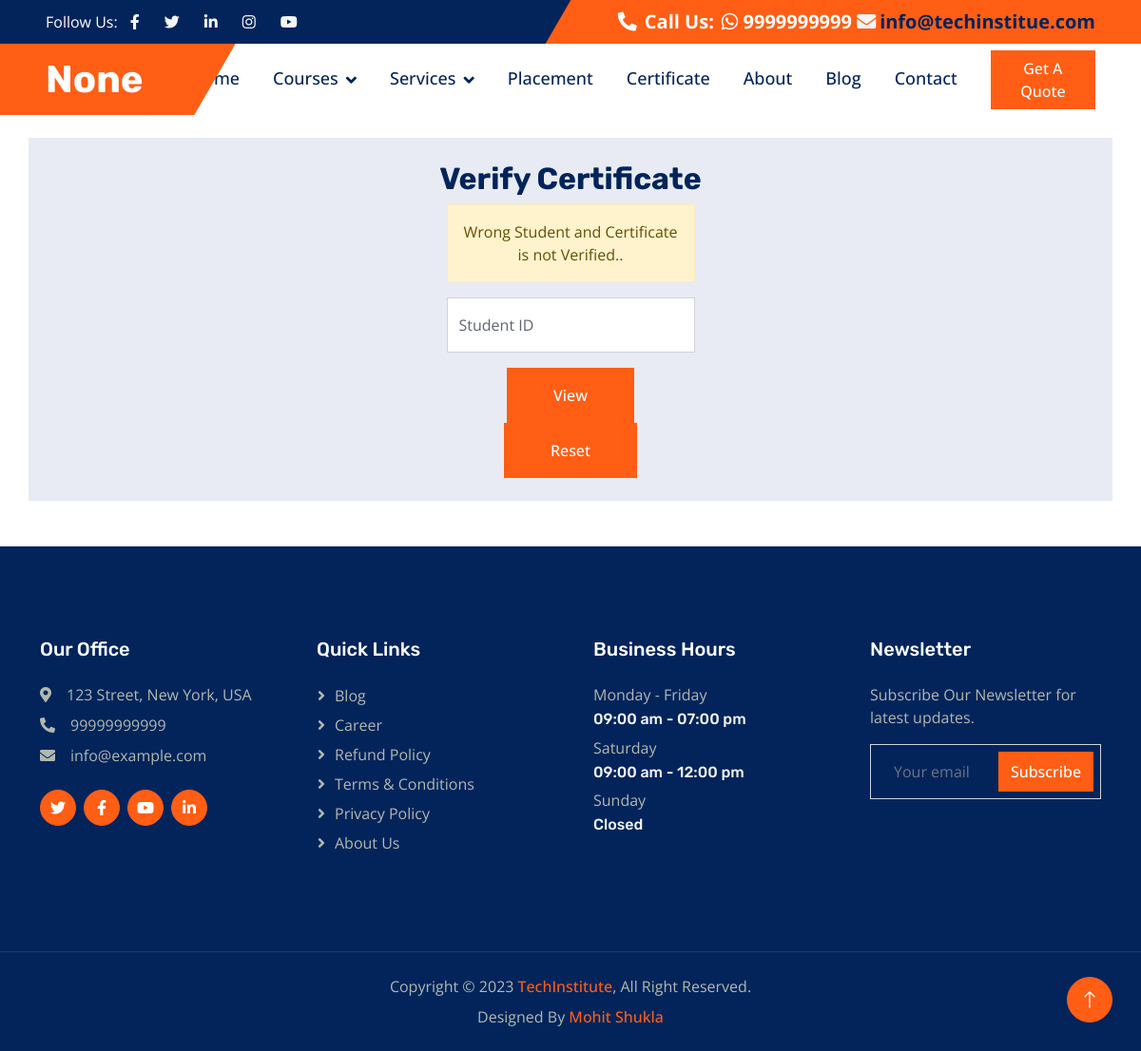
Screenshot of /studentexists/ with the database file from the repository.
### mainheader/models.py (models this page shows)
class mainHeader(models.Model):
    header_title = models.CharField(max_length=50)
    header_social_url_twt = models.URLField(max_length=200)
    header_socila_url_link = models.URLField(max_length=200)
    header_social_url_fb = models.URLField(max_length=200)
    header_social_url_insta = models.URLField(max_length=200)
    header_social_url_yt = models.URLField(max_length=200)
    header_contact = models.CharField(max_length=12)
    header_email = models.EmailField(max_length=254)

### footercontact/models.py (models this page shows)
class footerContact(models.Model):
    address=models.CharField( max_length=50)
    contact=models.CharField(max_length=12)
    email=models.EmailField(max_length=254)

### businesshours/models.py (models this page shows)
class BusinessHours(models.Model):
    opendays = models.CharField(max_length=50)
    specificdayopen = models.CharField(max_length=50)
    closeday = models.CharField(max_length=50)

### techblog/views.py (the view)
# urls.py: path('studentexists/',views.StudentExists,name='studentexists'),
def StudentExists(request):
    mainheader = mainHeader.objects.all()
    headermenu = headerMenu.objects.all()
    footercontact=footerContact.objects.all()
    quicklinks = quickLinks.objects.all()
    businesshours = BusinessHours.objects.all()
    id = request.POST.get('stuid')
    if StudentJoined.objects.filter(id=id).exists():
        messages.success(request,"This Student Certificate is Verified..")
    else:
        messages.warning(request,"Wrong Student and Certificate is not Verified..")
    data={
        'mainheader':mainheader,
        'headermenu':headermenu,
        'footercontact':footercontact,
        'quicklinks':quicklinks,
        'businesshours':businesshours
    }
    return render(request,"verify-certificate.html",data)

### templates/verify-certificate.html (shortened to what this page needs)
{% extends "base.html" %}
{% block content %}
    <div class="container my-4 bgnone">
            <div class="row text-center py-4 responsive">
                <h2>Verify Certificate</h2>
                <div class="col-md-3  mx-auto">
                    {% if messages %}
                        {% for message in messages %}
                        <div class="alert alert-{{ message.level_tag }} {{ message.extra_tags|default_if_none:'' }}">
                        {% if 'safe' in message.tags %}
                        {{ message|safe }}
                        {% else %}
                        {{ message }}
                        {% endif %}
                        </div>
                        {% endfor %}
                        {% endif %}
                <form method="post" action="/studentexists/" autocomplete="off">
                    <div class="row g-3">
                        <div class="col-md-12">
                            <div class="form-floating">
                                <input type="text" class="form-control" name="stuid" id="stuid" placeholder="Enter Student Id to Verify Certificate" required>
                                <label for="name">Student ID</label>
                            </div>
                        </div>
                        <div class="col-12">
                            <button class="btn btn-primary py-3 px-5" type="submit">View</button>
                            <button class="btn btn-primary py-3 px-5" type="submit" value="reset">Reset</button>
                        </div>
                    </div>
                </form>
                </div>
            </div>
    </div>
{% endblock %}

### templates/header.html (shortened to what this page needs)
{% load static %}
<!DOCTYPE html>
<html lang="en">
<head>
        <link href="https://cdn.jsdelivr.net/npm/bootstrap@5.0.2/dist/css/bootstrap.min.css" rel="stylesheet">
    <link href="https://cdnjs.cloudflare.com/ajax/libs/font-awesome/5.10.0/css/all.min.css" rel="stylesheet">
    <link href="https://cdn.jsdelivr.net/npm/bootstrap-icons@1.4.1/font/bootstrap-icons.css" rel="stylesheet">
    <link href="{% static 'lib/animate/animate.min.css' %}" rel="stylesheet">
    <link href="{% static 'lib/owlcarousel/assets/owl.carousel.min.css' %}" rel="stylesheet">
    <link href="{% static 'css/bootstrap.min.css' %}" rel="stylesheet">
    <link href="{% static 'css/main.css' %}" rel="stylesheet">
    <link href="{% static 'css/style.css' %}" rel="stylesheet">
</head>
<body>
    <div class="container-fluid bg-dark px-0">
        <div class="row g-0 d-none d-lg-flex">
            {% for item in mainheader %}
            <div class="col-lg-6 ps-5 text-start">
                <div class="h-100 d-inline-flex align-items-center text-white">
                    <span>Follow Us:</span>
                    <a class="btn btn-link text-light" target="_blank" href="{{item.header_social_url_fb}}"><i class="fab fa-facebook-f"></i></a>
                    <a class="btn btn-link text-light" target="_blank" href="{{item.header_social_url_twt}}"><i class="fab fa-twitter"></i></a>
                    <a class="btn btn-link text-light" target="_blank" href="{{item.header_socila_url_link}}"><i class="fab fa-linkedin-in"></i></a>
                    <a class="btn btn-link text-light" target="_blank" href="{{item.header_social_url_insta}}"><i class="fab fa-instagram"></i></a>
                    <a class="btn btn-link text-light" target="_blank" href="{{item.header_social_url_yt}}"><i class="fab fa-youtube"></i></a>
                </div>
            </div>
            <div class="col-lg-6 text-end">
                <div class="h-100 topbar-right d-inline-flex align-items-center text-white py-2 px-5">
                    <span class="fs-5 fw-bold me-2"><i class="fa fa-phone-alt me-2"></i>Call Us:</span>
                    <span class="fs-5 fw-bold"><i class="fab fa-whatsapp"></i> {{item.header_contact}} </span>
                    <a href="mailto:{{item.header_email}}" class="text-dark"><span class="fs-5 fw-bold">&nbsp;<i class="fa fa-envelope me-1 text-light"></i>{{item.header_email}}</span>
                </div>
            </div>
        </div>
        {%endfor%}
    </div>
    <nav class="navbar navbar-expand-lg bg-white navbar-light sticky-top py-0 pe-5">
        <a href="{% url 'home' %}" class="navbar-brand ps-5 me-0">
            {% for item in mainheader %}
            <h1 class="text-white m-0">{{item.header_title}}</h1>
            {%endfor%}
        </a>
        <div class="collapse navbar-collapse" id="navbarCollapse">
            <div class="navbar-nav ms-auto p-4 p-lg-0">
                <a href="{% url 'home' %} " class="nav-item nav-link">Home</a>
                <div class="nav-item dropdown">
                    <a href="#" class="nav-link dropdown-toggle" data-bs-toggle="dropdown">Courses</a>
                </div>
               <div class="nav-item dropdown">
                    <a href="!#" class="nav-link dropdown-toggle" data-bs-toggle="dropdown">Services</a>
                </div>
                <a href="{% url 'placement' %}" class="nav-item nav-link">Placement</a>
                <a href="{% url 'certificate' %}" class="nav-item nav-link">Certificate</a>
                <a href="{% url 'about' %}" class="nav-item nav-link">About</a>
                <a href="{% url 'blog' %}" class="nav-item nav-link">Blog</a>
                <a href="{% url 'contact' %}" class="nav-item nav-link">Contact</a>
            </div>
            <a href="" class="btn btn-primary px-3 d-none d-lg-block">Get A Quote</a>
        </div>
    </nav>

### templates/footer.html (shortened to what this page needs)
{% load static %}
    <div class="container-fluid bg-dark footer mt-5 py-5 wow fadeIn" data-wow-delay="0.1s">
        <div class="container py-5">
            <div class="row g-5">
                {% for contact in footercontact %}
                <div class="col-lg-3 col-md-6">
                    <h5 class="text-white mb-4">Our Office</h5>
                    <p class="mb-2"><i class="fa fa-map-marker-alt me-3"></i>{{contact.address}}</p>
                    <p class="mb-2"><i class="fa fa-phone-alt me-3"></i>{{contact.contact}}</p>
                    <p class="mb-2"><i class="fa fa-envelope me-3"></i>{{contact.email}}</p>
                    <div class="d-flex pt-3">
                        <a class="btn btn-square btn-primary rounded-circle me-2" href=""><i
                                class="fab fa-twitter"></i></a>
                        <a class="btn btn-square btn-primary rounded-circle me-2" href=""><i
                                class="fab fa-facebook-f"></i></a>
                        <a class="btn btn-square btn-primary rounded-circle me-2" href=""><i
                                class="fab fa-youtube"></i></a>
                        <a class="btn btn-square btn-primary rounded-circle me-2" href=""><i
                                class="fab fa-linkedin-in"></i></a>
                    </div>
                </div>
                {%endfor%}
                <div class="col-lg-3 col-md-6">
                    <h5 class="text-white mb-4">Quick Links</h5>
                    <a class="btn btn-link" href="{% url 'blog' %}">Blog</a>
                    <a class="btn btn-link" href="{% url 'career' %}">Career</a>
                    <a class="btn btn-link" href="{% url 'refundpolicy' %}">Refund Policy</a>
                    <a class="btn btn-link" href="{% url 'termscondition' %}">Terms & Conditions</a>
                    <a class="btn btn-link" href="{% url 'privacypolicy' %}">Privacy Policy</a>
                    <a class="btn btn-link" href="{% url 'about' %}">About Us</a>
                </div>
               {% for hours in businesshours %}
                <div class="col-lg-3 col-md-6">
                    <h5 class="text-white mb-4">Business Hours</h5>
                    <p class="mb-1">Monday - Friday</p>
                    <h6 class="text-light">{{hours.opendays}}</h6>
                    <p class="mb-1">Saturday</p>
                    <h6 class="text-light">{{hours.specificdayopen}}</h6>
                    <p class="mb-1">Sunday</p>
                    <h6 class="text-light">{{hours.closeday}}</h6>
                </div>
                {% endfor %}
                <div class="col-lg-3 col-md-6">
                    <h5 class="text-white mb-4">Newsletter</h5>
                    <p>Subscribe Our Newsletter for latest updates.</p>
                    <div class="position-relative w-100">
                        <form method="post" action="{% url 'subscribe' %}">
                        <input class="form-control bg-transparent w-100 py-3 ps-4 pe-5  subscribe_news" type="text" placeholder="Your email" name="email" required>
                        <button type="submit" class="btn btn-primary py-2 position-absolute top-0 end-0 mt-2 me-2">Subscribe</button>
                        </form>
                    </div>
                </div>
            </div>
        </div>
    </div>
    <div class="container-fluid copyright bg-dark py-4">
        <div class="container text-center">
            <p class="mb-2">Copyright &copy; {% now "Y" %} <a class="fw-semi-bold" href="#">TechInstitute</a>, All Right Reserved.
            </p>
            <p class="mb-0">Designed By <a class="fw-semi-bold" href="https://mohitshukla.in">Mohit Shukla</a>
        </div>
    </div>
    <a href="#" class="btn btn-lg btn-primary btn-lg-square rounded-circle back-to-top"><i
            class="bi bi-arrow-up"></i></a>
</body>
</html>

### static/css/main.css (style rules this page uses)
.w-100 { max-height:800px !important; }
.subscribe_news { color:#ffffff !important; }
.bgnone { background: #e8ebf3 !important; }

### static/css/style.css (style rules this page uses)
:root { --primary: #FF5E14; --secondary: #5F656F; --light: #F5F5F5; --dark: #02245B; }
.back-to-top { position: fixed; display: none; right: 30px; bottom: 30px; z-index: 99; }
h1, h2, .h1, .h2, .fw-bold { font-weight: 700 !important; }
h5, h6, .h5, .h6, .fw-semi-bold { font-weight: 500 !important; }
.btn { transition: .5s; font-weight: 500; }
.btn-primary, .btn-outline-primary:hover { color: #FFFFFF; }
.btn-square { width: 38px; height: 38px; }
.btn-lg-square { width: 48px; height: 48px; }
.btn-square, .btn-sm-square, .btn-lg-square { padding: 0; display: flex; align-items: center; justify-content: center; font-weight: normal; }
.topbar-right { position: relative; background: var(--primary); }
.topbar-right::before { position: absolute; content: ""; width: 30px; height: 100%; top: 0; left: -15px; transform: skewX(-30deg); background-color: var(--primary); }
.navbar.sticky-top { top: -100px; transition: .5s; }
.navbar .navbar-brand { position: relative; padding-right: 50px; height: 75px; display: flex; align-items: center; background: var(--primary); }
.navbar .navbar-brand::after { position: absolute; content: ""; width: 50px; height: 100%; top: 0; right: -25px; transform: skewX(-30deg); background-color: var(--primary); }
.navbar .navbar-nav .nav-link { margin-right: 35px; padding: 20px 0; color: var(--dark); font-size: 18px; font-weight: 500; outline: none; }
.navbar .dropdown-toggle::after { border: none; content: "\f107"; font-family: "Font Awesome 5 Free"; font-weight: 900; vertical-align: middle; margin-left: 8px; }
.footer { color: #B0B9AE; }
.footer .btn.btn-link { display: block; margin-bottom: 5px; padding: 0; text-align: left; color: #B0B9AE; font-weight: normal; text-transform: capitalize; transition: .3s; }
.footer .btn.btn-link::before { position: relative; content: "\f105"; font-family: "Font Awesome 5 Free"; font-weight: 900; margin-right: 10px; }
.copyright { color: #B0B9AE; border-top: 1px solid rgba(255, 255, 255, .1); }

### rows the page displays
mainHeader: header_contact "9999999999", header_email "info@techinstitue.com", header_title "None"
footerContact: address "123 Street, New York, USA", contact "99999999999", email "info@example.com"
BusinessHours: opendays "09:00 am - 07:00 pm", specificdayopen "09:00 am - 12:00 pm", closeday "Closed"

### other values shown
{{ message }} "Wrong Student and Certificate is not Verified.."
